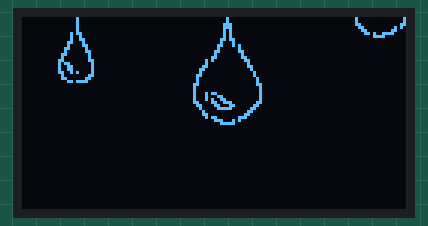
This sketch was run on a simulated Arduino Uno, built with avr-gcc and run on an emulated ATmega328P. Shown: 128×64 one-colour display.

Above: at 0.27 s.
At 1.04 s:
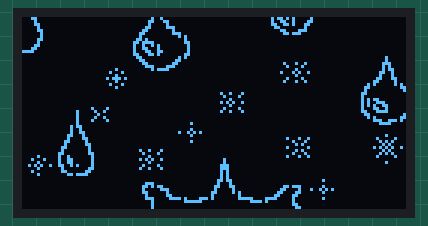
At 1.43 s:
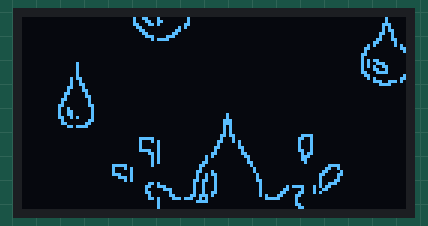

Measured:
- by itself, everything shown: repeats every 1.5 s, in 4 steps

The sketch:

water.ino
```cpp
/*
Basic Setup 1 - runs faster, but uses more memory
*/

#include <Arduino.h>
#include <U8g2lib.h>

#ifdef U8X8_HAVE_HW_SPI
#include <SPI.h>
#endif
#ifdef U8X8_HAVE_HW_I2C
#include <Wire.h>
#endif

/*
  U8glib Example Overview:
    Frame Buffer Examples: clearBuffer/sendBuffer. Fast, but may not work with all Arduino boards because of RAM consumption
    Page Buffer Examples: firstPage/nextPage. Less RAM usage, should work with all Arduino boards.
    U8x8 Text Only Example: No RAM usage, direct communication with display controller. No graphics, 8x8 Text only.

*/

U8G2_SH1106_128X64_NONAME_F_HW_I2C u8g2(U8G2_R0, /* reset=*/ U8X8_PIN_NONE);

// BITMAP FOR WATER FRAME 1
#define waterOne_width 128
#define waterOne_height 64
static const unsigned char waterOne_bits[] PROGMEM = {
 0x00, 0x00, 0x04, 0x00, 0x00, 0x00, 0x00, 0x00, 0x10, 0x00, 0x00, 0x00,
  0x00, 0x80, 0x00, 0x80, 0x00, 0x00, 0x04, 0x00, 0x00, 0x00, 0x00, 0x00,
  0x10, 0x00, 0x00, 0x00, 0x00, 0x80, 0x00, 0x80, 0x00, 0x00, 0x04, 0x00,
  0x00, 0x00, 0x00, 0x00, 0x38, 0x00, 0x00, 0x00, 0x00, 0x80, 0x01, 0xC0,
  0x00, 0x00, 0x04, 0x00, 0x00, 0x00, 0x00, 0x00, 0x38, 0x00, 0x00, 0x00,
  0x00, 0x00, 0x03, 0x50, 0x00, 0x00, 0x04, 0x00, 0x00, 0x00, 0x00, 0x00,
  0x28, 0x00, 0x00, 0x00, 0x00, 0x00, 0x06, 0x18, 0x00, 0x00, 0x0D, 0x00,
  0x00, 0x00, 0x00, 0x00, 0x28, 0x00, 0x00, 0x00, 0x00, 0x00, 0x2C, 0x0F,
  0x00, 0x00, 0x09, 0x00, 0x00, 0x00, 0x00, 0x00, 0x28, 0x00, 0x00, 0x00,
  0x00, 0x00, 0xE0, 0x01, 0x00, 0x00, 0x19, 0x00, 0x00, 0x00, 0x00, 0x00,
  0x6C, 0x00, 0x00, 0x00, 0x00, 0x00, 0x00, 0x00, 0x00, 0x80, 0x11, 0x00,
  0x00, 0x00, 0x00, 0x00, 0x44, 0x00, 0x00, 0x00, 0x00, 0x00, 0x00, 0x00,
  0x00, 0x80, 0x30, 0x00, 0x00, 0x00, 0x00, 0x00, 0x46, 0x01, 0x00, 0x00,
  0x00, 0x00, 0x00, 0x00, 0x00, 0xC0, 0x20, 0x00, 0x00, 0x00, 0x00, 0x00,
  0x02, 0x01, 0x00, 0x00, 0x00, 0x00, 0x00, 0x00, 0x00, 0x40, 0x60, 0x00,
  0x00, 0x00, 0x00, 0x00, 0x03, 0x03, 0x00, 0x00, 0x00, 0x00, 0x00, 0x00,
  0x00, 0x60, 0x40, 0x00, 0x00, 0x00, 0x00, 0x00, 0x01, 0x02, 0x00, 0x00,
  0x00, 0x00, 0x00, 0x00, 0x00, 0x20, 0x40, 0x00, 0x00, 0x00, 0x00, 0x80,
  0x01, 0x06, 0x00, 0x00, 0x00, 0x00, 0x00, 0x00, 0x00, 0x30, 0xC0, 0x00,
  0x00, 0x00, 0x00, 0xA0, 0x00, 0x0C, 0x00, 0x00, 0x00, 0x00, 0x00, 0x00,
  0x00, 0xD0, 0x80, 0x00, 0x00, 0x00, 0x00, 0x20, 0x00, 0x08, 0x00, 0x00,
  0x00, 0x00, 0x00, 0x00, 0x00, 0x90, 0x81, 0x00, 0x00, 0x00, 0x00, 0x30,
  0x00, 0x18, 0x00, 0x00, 0x00, 0x00, 0x00, 0x00, 0x00, 0x90, 0x81, 0x00,
  0x00, 0x00, 0x00, 0x18, 0x00, 0x10, 0x00, 0x00, 0x00, 0x00, 0x00, 0x00,
  0x00, 0x30, 0x85, 0x00, 0x00, 0x00, 0x00, 0x08, 0x00, 0x20, 0x00, 0x00,
  0x00, 0x00, 0x00, 0x00, 0x00, 0x20, 0xC0, 0x00, 0x00, 0x00, 0x00, 0x0C,
  0x00, 0x20, 0x00, 0x00, 0x00, 0x00, 0x00, 0x00, 0x00, 0x60, 0x60, 0x00,
  0x00, 0x00, 0x00, 0x04, 0x00, 0x40, 0x00, 0x00, 0x00, 0x00, 0x00, 0x00,
  0x00, 0x80, 0x3D, 0x00, 0x00, 0x00, 0x00, 0x04, 0x00, 0x40, 0x00, 0x00,
  0x00, 0x00, 0x00, 0x00, 0x00, 0x00, 0x00, 0x00, 0x00, 0x00, 0x00, 0x06,
  0x00, 0xC0, 0x00, 0x00, 0x00, 0x00, 0x00, 0x00, 0x00, 0x00, 0x00, 0x00,
  0x00, 0x00, 0x00, 0x02, 0x00, 0x80, 0x00, 0x00, 0x00, 0x00, 0x00, 0x00,
  0x00, 0x00, 0x00, 0x00, 0x00, 0x00, 0x00, 0x02, 0x00, 0x80, 0x00, 0x00,
  0x00, 0x00, 0x00, 0x00, 0x00, 0x00, 0x00, 0x00, 0x00, 0x00, 0x00, 0xA2,
  0x01, 0x80, 0x00, 0x00, 0x00, 0x00, 0x00, 0x00, 0x00, 0x00, 0x00, 0x00,
  0x00, 0x00, 0x00, 0x22, 0x06, 0x80, 0x00, 0x00, 0x00, 0x00, 0x00, 0x00,
  0x00, 0x00, 0x00, 0x00, 0x00, 0x00, 0x00, 0xA2, 0x0C, 0x80, 0x00, 0x00,
  0x00, 0x00, 0x00, 0x00, 0x00, 0x00, 0x00, 0x00, 0x00, 0x00, 0x00, 0x86,
  0x39, 0xC0, 0x00, 0x00, 0x00, 0x00, 0x00, 0x00, 0x00, 0x00, 0x00, 0x00,
  0x00, 0x00, 0x00, 0x0C, 0x63, 0x60, 0x00, 0x00, 0x00, 0x00, 0x00, 0x00,
  0x00, 0x00, 0x00, 0x00, 0x00, 0x00, 0x00, 0x08, 0x3E, 0x30, 0x00, 0x00,
  0x00, 0x00, 0x00, 0x00, 0x00, 0x00, 0x00, 0x00, 0x00, 0x00, 0x00, 0x10,
  0x00, 0x18, 0x00, 0x00, 0x00, 0x00, 0x00, 0x00, 0x00, 0x00, 0x00, 0x00,
  0x00, 0x00, 0x00, 0x30, 0x00, 0x0C, 0x00, 0x00, 0x00, 0x00, 0x00, 0x00,
  0x00, 0x00, 0x00, 0x00, 0x00, 0x00, 0x00, 0xA0, 0x01, 0x07, 0x00, 0x00,
  0x00, 0x00, 0x00, 0x00, 0x00, 0x00, 0x00, 0x00, 0x00, 0x00, 0x00, 0x00,
  0x47, 0x01, 0x00, 0x00, 0x00, 0x00, 0x00, 0x00, 0x00, 0x00, 0x00, 0x00,
  0x00, 0x00, 0x00, 0x00, 0x7C, 0x00, 0x00, 0x00, 0x00, 0x00, 0x00, 0x00,
  0x00, 0x00, 0x00, 0x00, 0x00, 0x00, 0x00, 0x00, 0x00, 0x00, 0x00, 0x00,
  0x00, 0x00, 0x00, 0x00, 0x00, 0x00, 0x00, 0x00, 0x00, 0x00, 0x00, 0x00,
  0x00, 0x00, 0x00, 0x00, 0x00, 0x00, 0x00, 0x00, 0x00, 0x00, 0x00, 0x00,
  0x00, 0x00, 0x00, 0x00, 0x00, 0x00, 0x00, 0x00, 0x00, 0x00, 0x00, 0x00,
  0x00, 0x00, 0x00, 0x00, 0x00, 0x00, 0x00, 0x00, 0x00, 0x00, 0x00, 0x00,
  0x00, 0x00, 0x00, 0x00, 0x00, 0x00, 0x00, 0x00, 0x00, 0x00, 0x00, 0x00,
  0x00, 0x00, 0x00, 0x00, 0x00, 0x00, 0x00, 0x00, 0x00, 0x00, 0x00, 0x00,
  0x00, 0x00, 0x00, 0x00, 0x00, 0x00, 0x00, 0x00, 0x00, 0x00, 0x00, 0x00,
  0x00, 0x00, 0x00, 0x00, 0x00, 0x00, 0x00, 0x00, 0x00, 0x00, 0x00, 0x00,
  0x00, 0x00, 0x00, 0x00, 0x00, 0x00, 0x00, 0x00, 0x00, 0x00, 0x00, 0x00,
  0x00, 0x00, 0x00, 0x00, 0x00, 0x00, 0x00, 0x00, 0x00, 0x00, 0x00, 0x00,
  0x00, 0x00, 0x00, 0x00, 0x00, 0x00, 0x00, 0x00, 0x00, 0x00, 0x00, 0x00,
  0x00, 0x00, 0x00, 0x00, 0x00, 0x00, 0x00, 0x00, 0x00, 0x00, 0x00, 0x00,
  0x00, 0x00, 0x00, 0x00, 0x00, 0x00, 0x00, 0x00, 0x00, 0x00, 0x00, 0x00,
  0x00, 0x00, 0x00, 0x00, 0x00, 0x00, 0x00, 0x00, 0x00, 0x00, 0x00, 0x00,
  0x00, 0x00, 0x00, 0x00, 0x00, 0x00, 0x00, 0x00, 0x00, 0x00, 0x00, 0x00,
  0x00, 0x00, 0x00, 0x00, 0x00, 0x00, 0x00, 0x00, 0x00, 0x00, 0x00, 0x00,
  0x00, 0x00, 0x00, 0x00, 0x00, 0x00, 0x00, 0x00, 0x00, 0x00, 0x00, 0x00,
  0x00, 0x00, 0x00, 0x00, 0x00, 0x00, 0x00, 0x00, 0x00, 0x00, 0x00, 0x00,
  0x00, 0x00, 0x00, 0x00, 0x00, 0x00, 0x00, 0x00, 0x00, 0x00, 0x00, 0x00,
  0x00, 0x00, 0x00, 0x00, 0x00, 0x00, 0x00, 0x00, 0x00, 0x00, 0x00, 0x00,
  0x00, 0x00, 0x00, 0x00, 0x00, 0x00, 0x00, 0x00, 0x00, 0x00, 0x00, 0x00,
  0x00, 0x00, 0x00, 0x00, 0x00, 0x00, 0x00, 0x00, 0x00, 0x00, 0x00, 0x00,
  0x00, 0x00, 0x00, 0x00, 0x00, 0x00, 0x00, 0x00, 0x00, 0x00, 0x00, 0x00,
  0x00, 0x00, 0x00, 0x00, 0x00, 0x00, 0x00, 0x00, 0x00, 0x00, 0x00, 0x00,
  0x00, 0x00, 0x00, 0x00, 0x00, 0x00, 0x00, 0x00, 0x00, 0x00, 0x00, 0x00,
  0x00, 0x00, 0x00, 0x00, 0x00, 0x00, 0x00, 0x00, 0x00, 0x00, 0x00, 0x00,
  0x00, 0x00, 0x00, 0x00, 0x00, 0x00, 0x00, 0x00, 0x00, 0x00, 0x00, 0x00,
  0x00, 0x00, 0x00, 0x00, 0x00, 0x00, 0x00, 0x00, 0x00, 0x00, 0x00, 0x00,
  0x00, 0x00, 0x00, 0x00, 0x00, 0x00, 0x00, 0x00, 0x00, 0x00, 0x00, 0x00,
  0x00, 0x00, 0x00, 0x00, 0x00, 0x00, 0x00, 0x00, 0x00, 0x00, 0x00, 0x00,
  0x00, 0x00, 0x00, 0x00, 0x00, 0x00, 0x00, 0x00, 0x00, 0x00, 0x00, 0x00,
  0x00, 0x00, 0x00, 0x00, 0x00, 0x00, 0x00, 0x00, 0x00, 0x00, 0x00, 0x00,
  0x00, 0x00, 0x00, 0x00, 0x00, 0x00, 0x00, 0x00, 0x00, 0x00, 0x00, 0x00,
  0x00, 0x00, 0x00, 0x00, 0x00, 0x00, 0x00, 0x00, 0x00, 0x00, 0x00, 0x00,
  0x00, 0x00, 0x00, 0x00, 0x00, 0x00, 0x00, 0x00, 0x00, 0x00, 0x00, 0x00,
  0x00, 0x00, 0x00, 0x00, 0x00, 0x00, 0x00, 0x00, 0x00, 0x00, 0x00, 0x00,
  0x00, 0x00, 0x00, 0x00, };


// BITMAP FOR WATER FRAME 2
#define waterTwo_width 128
#define waterTwo_height 64
static const unsigned char waterTwo_bits[] PROGMEM = {
  0x00, 0x00, 0x00, 0x00, 0x20, 0x23, 0x80, 0x00, 0x00, 0x00, 0x00, 0x00,
  0x00, 0x00, 0x00, 0x02, 0x00, 0x00, 0x00, 0x00, 0x20, 0x66, 0x80, 0x00,
  0x00, 0x00, 0x00, 0x00, 0x00, 0x00, 0x00, 0x02, 0x00, 0x00, 0x00, 0x00,
  0x60, 0x2C, 0xC0, 0x00, 0x00, 0x00, 0x00, 0x00, 0x00, 0x00, 0x00, 0x07,
  0x00, 0x00, 0x00, 0x00, 0xC0, 0x00, 0x50, 0x00, 0x00, 0x00, 0x00, 0x00,
  0x00, 0x00, 0x00, 0x05, 0x00, 0x00, 0x00, 0x00, 0x80, 0x01, 0x18, 0x00,
  0x00, 0x00, 0x00, 0x00, 0x00, 0x00, 0x00, 0x0D, 0x00, 0x00, 0x00, 0x00,
  0x00, 0x03, 0x0C, 0x00, 0x00, 0x00, 0x00, 0x00, 0x00, 0x00, 0x80, 0x09,
  0x00, 0x00, 0x00, 0x00, 0x00, 0x0E, 0x07, 0x00, 0x00, 0x00, 0x00, 0x00,
  0x00, 0x00, 0x80, 0x08, 0x00, 0x00, 0x00, 0x00, 0x00, 0xE8, 0x01, 0x00,
  0x00, 0x00, 0x00, 0x00, 0x00, 0x00, 0xC0, 0x18, 0x00, 0x00, 0x00, 0x00,
  0x00, 0x00, 0x00, 0x00, 0x00, 0x00, 0x00, 0x00, 0x00, 0x00, 0x60, 0x10,
  0x00, 0x00, 0x00, 0x00, 0x00, 0x00, 0x00, 0x00, 0x00, 0x00, 0x00, 0x00,
  0x00, 0x00, 0x28, 0x50, 0x00, 0x00, 0x00, 0x00, 0x00, 0x00, 0x00, 0x00,
  0x00, 0x00, 0x00, 0x00, 0x00, 0x00, 0x0C, 0xC0, 0x00, 0x00, 0x00, 0x00,
  0x00, 0x00, 0x00, 0x00, 0x00, 0x00, 0x00, 0x00, 0x00, 0x00, 0x04, 0x80,
  0x00, 0x00, 0x00, 0x00, 0x00, 0x00, 0x00, 0x00, 0x00, 0x00, 0x00, 0x00,
  0x00, 0x00, 0x06, 0x00, 0x00, 0x00, 0x00, 0x00, 0x00, 0x00, 0x00, 0x00,
  0x00, 0x00, 0x00, 0x00, 0x00, 0x00, 0x02, 0x00, 0x00, 0x00, 0x00, 0x00,
  0x00, 0x00, 0x00, 0x00, 0x00, 0x00, 0x00, 0x00, 0x00, 0x00, 0x6A, 0x00,
  0x00, 0x00, 0x04, 0x00, 0x00, 0x00, 0x00, 0x00, 0x00, 0x00, 0x00, 0x00,
  0x00, 0x00, 0xCA, 0x01, 0x00, 0x00, 0x04, 0x00, 0x00, 0x00, 0x00, 0x00,
  0x00, 0x00, 0x00, 0x00, 0x00, 0x00, 0x2A, 0x03, 0x00, 0x00, 0x04, 0x00,
  0x00, 0x00, 0x00, 0x00, 0x00, 0x00, 0x00, 0x00, 0x00, 0x00, 0x62, 0x02,
  0x00, 0x00, 0x04, 0x00, 0x00, 0x00, 0x00, 0x00, 0x00, 0x00, 0x00, 0x00,
  0x00, 0x00, 0xC6, 0x03, 0x00, 0x00, 0x04, 0x00, 0x00, 0x00, 0x00, 0x00,
  0x00, 0x00, 0x00, 0x00, 0x00, 0x00, 0x0C, 0x80, 0x00, 0x00, 0x0D, 0x00,
  0x00, 0x00, 0x00, 0x00, 0x00, 0x00, 0x00, 0x00, 0x00, 0x00, 0x28, 0xC0,
  0x00, 0x00, 0x09, 0x00, 0x00, 0x00, 0x00, 0x00, 0x00, 0x00, 0x00, 0x00,
  0x00, 0x00, 0xE0, 0x5C, 0x00, 0x00, 0x19, 0x00, 0x00, 0x00, 0x00, 0x00,
  0x00, 0x00, 0x00, 0x00, 0x00, 0x00, 0x80, 0x07, 0x00, 0x80, 0x11, 0x00,
  0x00, 0x00, 0x00, 0x00, 0x00, 0x00, 0x00, 0x00, 0x00, 0x00, 0x00, 0x00,
  0x00, 0x80, 0x30, 0x00, 0x00, 0x00, 0x00, 0x00, 0x00, 0x00, 0x00, 0x00,
  0x00, 0x00, 0x00, 0x00, 0x00, 0xC0, 0x20, 0x00, 0x00, 0x00, 0x00, 0x00,
  0x00, 0x00, 0x00, 0x00, 0x00, 0x00, 0x00, 0x00, 0x00, 0x40, 0x60, 0x00,
  0x00, 0x00, 0x00, 0x00, 0x00, 0x00, 0x00, 0x00, 0x00, 0x00, 0x00, 0x00,
  0x00, 0x60, 0x40, 0x00, 0x00, 0x00, 0x00, 0x00, 0x00, 0x00, 0x00, 0x00,
  0x00, 0x00, 0x00, 0x00, 0x00, 0x20, 0x40, 0x00, 0x00, 0x00, 0x00, 0x00,
  0x00, 0x00, 0x00, 0x00, 0x00, 0x00, 0x00, 0x00, 0x00, 0x30, 0xC0, 0x00,
  0x00, 0x00, 0x00, 0x00, 0x00, 0x00, 0x00, 0x00, 0x00, 0x00, 0x00, 0x00,
  0x00, 0x90, 0x80, 0x00, 0x00, 0x00, 0x00, 0x00, 0x00, 0x00, 0x00, 0x00,
  0x00, 0x00, 0x00, 0x00, 0x00, 0x90, 0x81, 0x00, 0x00, 0x00, 0x00, 0x00,
  0x00, 0x00, 0x00, 0x00, 0x00, 0x00, 0x00, 0x00, 0x00, 0x90, 0x81, 0x00,
  0x00, 0x00, 0x00, 0x00, 0x10, 0x00, 0x00, 0x00, 0x00, 0x00, 0x00, 0x00,
  0x00, 0x30, 0x85, 0x00, 0x00, 0x00, 0x00, 0x00, 0x10, 0x00, 0x00, 0x00,
  0x00, 0x00, 0x00, 0x00, 0x00, 0x20, 0xC0, 0x00, 0x00, 0x00, 0x00, 0x00,
  0x38, 0x00, 0x00, 0x00, 0x00, 0x00, 0x00, 0x00, 0x00, 0x60, 0x60, 0x00,
  0x00, 0x00, 0x00, 0x00, 0x38, 0x00, 0x00, 0x00, 0x00, 0x00, 0x00, 0x00,
  0x00, 0x80, 0x3D, 0x00, 0x00, 0x00, 0x00, 0x00, 0x28, 0x00, 0x00, 0x00,
  0x00, 0x00, 0x00, 0x00, 0x00, 0x00, 0x00, 0x00, 0x00, 0x00, 0x00, 0x00,
  0x28, 0x00, 0x00, 0x00, 0x00, 0x00, 0x00, 0x00, 0x00, 0x00, 0x00, 0x00,
  0x00, 0x00, 0x00, 0x00, 0x28, 0x00, 0x00, 0x00, 0x00, 0x00, 0x00, 0x00,
  0x00, 0x00, 0x00, 0x00, 0x00, 0x00, 0x00, 0x00, 0x6C, 0x00, 0x00, 0xE0,
  0x01, 0x00, 0x00, 0x00, 0x00, 0x00, 0x00, 0x00, 0x80, 0x0F, 0x00, 0x00,
  0x44, 0x00, 0x00, 0x30, 0x01, 0x00, 0x00, 0x00, 0x00, 0x00, 0x00, 0x00,
  0x80, 0x28, 0x00, 0x00, 0x46, 0x01, 0x00, 0x10, 0x01, 0x00, 0x00, 0x00,
  0x00, 0x00, 0x00, 0x00, 0x80, 0x20, 0x00, 0x00, 0x02, 0x01, 0x00, 0x10,
  0x01, 0x00, 0x00, 0x00, 0x00, 0x00, 0x00, 0x00, 0x80, 0x20, 0x00, 0x00,
  0x03, 0x03, 0x00, 0x10, 0x01, 0x00, 0x00, 0x00, 0x00, 0x00, 0x00, 0x00,
  0x80, 0x27, 0x00, 0x00, 0x01, 0x02, 0x00, 0x30, 0x01, 0x00, 0x00, 0x00,
  0x00, 0x00, 0x00, 0x00, 0x00, 0x2C, 0x00, 0x80, 0x01, 0x06, 0x00, 0xA0,
  0x01, 0x00, 0x00, 0x00, 0x00, 0x00, 0x00, 0x00, 0x00, 0x28, 0x00, 0xA0,
  0x00, 0x0C, 0x00, 0xE0, 0x00, 0x00, 0x00, 0x00, 0x00, 0x00, 0x00, 0x00,
  0x00, 0x28, 0x00, 0x20, 0x00, 0x08, 0x00, 0x60, 0x00, 0x00, 0x00, 0x00,
  0x00, 0x00, 0x00, 0x00, 0x00, 0x28, 0x00, 0x30, 0x00, 0x18, 0x00, 0x40,
  0x00, 0x00, 0x00, 0x00, 0x00, 0x00, 0x00, 0xC0, 0x07, 0x08, 0x00, 0x18,
  0x00, 0x10, 0x00, 0x00, 0xC0, 0x03, 0x00, 0x00, 0x00, 0x00, 0x00, 0x40,
  0x14, 0x00, 0x00, 0x08, 0x00, 0x20, 0x00, 0x00, 0x60, 0x02, 0x00, 0x00,
  0x00, 0x00, 0x00, 0x40, 0x10, 0x00, 0x00, 0x8C, 0x00, 0x20, 0x00, 0x00,
  0x30, 0x04, 0x00, 0x00, 0x00, 0x00, 0x00, 0xC0, 0x11, 0x00, 0x00, 0xA4,
  0x01, 0x40, 0x00, 0x00, 0x18, 0x06, 0x00, 0x00, 0x00, 0x00, 0x00, 0x00,
  0x17, 0x00, 0x00, 0x24, 0x01, 0x40, 0x00, 0x00, 0x08, 0x02, 0x00, 0x00,
  0x00, 0x00, 0x00, 0x00, 0x14, 0x00, 0x00, 0x36, 0x01, 0xC0, 0x00, 0x00,
  0x08, 0x03, 0x00, 0x00, 0x00, 0x00, 0x00, 0x00, 0x00, 0x2C, 0x00, 0x12,
  0x01, 0x80, 0x00, 0x00, 0xC8, 0x01, 0x00, 0x00, 0x00, 0x00, 0x00, 0x00,
  0x00, 0xE6, 0x00, 0x12, 0x01, 0x80, 0x00, 0x3D, 0x6A, 0x00, 0x00, 0x00,
  0x00, 0x00, 0x00, 0x00, 0x00, 0x82, 0x03, 0x12, 0x01, 0x80, 0x80, 0x21,
  0x32, 0x00, 0x00, 0x00, 0x00, 0x00, 0x00, 0x00, 0x00, 0x06, 0x02, 0x92,
  0x01, 0x80, 0xC0, 0x30, 0x0A, 0x00, 0x00, 0x00, 0x00, 0x00, 0x00, 0x00,
  0x00, 0x04, 0x06, 0xBB, 0x00, 0x80, 0x62, 0x18, 0x00, 0x00, 0x00, 0x00,
  0x00, 0x00, 0x00, 0x00, 0x00, 0x2C, 0xDC, 0x29, 0x00, 0x00, 0x3E, 0x08,
  0x00, 0x00, 0x00, 0x00, 0x00, 0x00, 0x00, 0x00, 0x00, 0x20, 0x00, 0x3C,
  0x00, 0x00, 0x00, 0x08, 0x00, 0x00, 0x00, 0x00, 0x00, 0x00, 0x00, 0x00,
  0x00, 0x20, 0x00, 0x00, 0x00, 0x00, 0x00, 0x18, 0x00, 0x00, 0x00, 0x00,
  0x00, 0x00, 0x00, 0x00, 0x00, 0x20, 0x00, 0x00, 0x00, 0x00, 0x00, 0x30,
  0x00, 0x00, 0x00, 0x00, };


// BITMAP FOR WATER FRAME 3
#define waterThree_width 128
#define waterThree_height 64
static const unsigned char waterThree_bits[] PROGMEM = {
   0x18, 0x00, 0x00, 0x00, 0x00, 0x48, 0x00, 0x00, 0x00, 0x00, 0x68, 0x05,
  0x01, 0x00, 0x00, 0x00, 0x10, 0x00, 0x00, 0x00, 0x00, 0x8C, 0x01, 0x00,
  0x00, 0x00, 0xC8, 0x84, 0x01, 0x00, 0x00, 0x00, 0x30, 0x00, 0x00, 0x00,
  0x00, 0x04, 0x01, 0x00, 0x00, 0x00, 0x98, 0xC5, 0x00, 0x00, 0x00, 0x00,
  0x20, 0x00, 0x00, 0x00, 0x00, 0x06, 0x07, 0x00, 0x00, 0x00, 0x30, 0x40,
  0x00, 0x00, 0x00, 0x00, 0x60, 0x00, 0x00, 0x00, 0x00, 0x03, 0x04, 0x00,
  0x00, 0x00, 0xC0, 0x70, 0x00, 0x00, 0x00, 0x00, 0x40, 0x00, 0x00, 0x00,
  0x80, 0x01, 0x1C, 0x00, 0x00, 0x00, 0x80, 0x1D, 0x00, 0x00, 0x00, 0x00,
  0x40, 0x00, 0x00, 0x00, 0x80, 0x00, 0x50, 0x00, 0x00, 0x00, 0x00, 0x00,
  0x00, 0x00, 0x00, 0x00, 0x60, 0x00, 0x00, 0x00, 0xC0, 0x02, 0x40, 0x00,
  0x00, 0x00, 0x00, 0x00, 0x00, 0x00, 0x00, 0x00, 0x20, 0x00, 0x00, 0x00,
  0x60, 0x0F, 0xC0, 0x00, 0x00, 0x00, 0x00, 0x00, 0x00, 0x00, 0x00, 0x00,
  0x30, 0x00, 0x00, 0x00, 0x20, 0x29, 0x80, 0x00, 0x00, 0x00, 0x00, 0x00,
  0x00, 0x00, 0x00, 0x00, 0x18, 0x00, 0x00, 0x00, 0x20, 0x23, 0x80, 0x00,
  0x00, 0x00, 0x00, 0x00, 0x00, 0x00, 0x00, 0x00, 0x0F, 0x00, 0x00, 0x00,
  0x20, 0x66, 0x80, 0x00, 0x00, 0x00, 0x00, 0x00, 0x00, 0x00, 0x00, 0x00,
  0x00, 0x00, 0x00, 0x00, 0x60, 0x2C, 0xC0, 0x00, 0x00, 0x00, 0x00, 0x00,
  0x00, 0x00, 0x00, 0x00, 0x00, 0x00, 0x00, 0x00, 0xC0, 0x00, 0x50, 0x00,
  0x00, 0x00, 0x00, 0x00, 0x00, 0x00, 0x00, 0x02, 0x00, 0x00, 0x00, 0x00,
  0x80, 0x01, 0x18, 0x00, 0x00, 0x00, 0x00, 0x00, 0x00, 0x00, 0x00, 0x02,
  0x00, 0x00, 0x00, 0x00, 0x00, 0x03, 0x0C, 0x00, 0x00, 0x00, 0x80, 0x48,
  0x00, 0x00, 0x00, 0x07, 0x00, 0x00, 0x00, 0x00, 0x00, 0x0E, 0x07, 0x00,
  0x00, 0x00, 0x00, 0x21, 0x00, 0x00, 0x00, 0x05, 0x00, 0x00, 0x00, 0x80,
  0x00, 0xE8, 0x01, 0x00, 0x00, 0x00, 0x00, 0x08, 0x00, 0x00, 0x00, 0x0D,
  0x00, 0x00, 0x00, 0x20, 0x02, 0x00, 0x00, 0x00, 0x00, 0x00, 0x40, 0x94,
  0x00, 0x00, 0x80, 0x09, 0x00, 0x00, 0x00, 0x80, 0x00, 0x00, 0x00, 0x00,
  0x00, 0x00, 0x00, 0x08, 0x00, 0x00, 0x80, 0x08, 0x00, 0x00, 0x00, 0xD0,
  0x05, 0x00, 0x00, 0x00, 0x00, 0x00, 0x00, 0x21, 0x00, 0x00, 0xC0, 0x18,
  0x00, 0x00, 0x00, 0x80, 0x00, 0x00, 0x00, 0x00, 0x00, 0x00, 0x80, 0x48,
  0x00, 0x00, 0x60, 0x10, 0x00, 0x00, 0x00, 0x20, 0x02, 0x00, 0x00, 0x00,
  0x00, 0x00, 0x00, 0x00, 0x00, 0x00, 0x28, 0x50, 0x00, 0x00, 0x00, 0x80,
  0x00, 0x00, 0x00, 0x00, 0x00, 0x00, 0x00, 0x00, 0x00, 0x00, 0x0C, 0xC0,
  0x00, 0x00, 0x00, 0x00, 0x00, 0x00, 0x00, 0x00, 0x00, 0x00, 0x00, 0x00,
  0x00, 0x00, 0x04, 0x80, 0x00, 0x00, 0x00, 0x00, 0x00, 0x00, 0x00, 0x00,
  0x24, 0x02, 0x00, 0x00, 0x00, 0x00, 0x06, 0x00, 0x00, 0x00, 0x00, 0x00,
  0x00, 0x00, 0x00, 0x00, 0x08, 0x01, 0x00, 0x00, 0x00, 0x00, 0x02, 0x00,
  0x00, 0x00, 0x00, 0x00, 0x00, 0x00, 0x00, 0x00, 0x20, 0x00, 0x00, 0x00,
  0x00, 0x00, 0x6A, 0x00, 0x00, 0x00, 0x00, 0x00, 0x00, 0x00, 0x00, 0x00,
  0x54, 0x02, 0x00, 0x00, 0x00, 0x00, 0xCA, 0x01, 0x00, 0x00, 0x00, 0x00,
  0x00, 0x00, 0x00, 0x00, 0x20, 0x00, 0x00, 0x00, 0x00, 0x00, 0x2A, 0x03,
  0x00, 0x00, 0x80, 0x10, 0x00, 0x00, 0x00, 0x00, 0x08, 0x01, 0x00, 0x00,
  0x00, 0x00, 0x62, 0x02, 0x00, 0x00, 0x04, 0x09, 0x00, 0x00, 0x00, 0x00,
  0x24, 0x02, 0x00, 0x00, 0x00, 0x00, 0xC6, 0x03, 0x00, 0x00, 0x04, 0x02,
  0x00, 0x00, 0x00, 0x00, 0x00, 0x00, 0x00, 0x00, 0x00, 0x00, 0x0C, 0x80,
  0x00, 0x00, 0x04, 0x09, 0x00, 0x00, 0x00, 0x00, 0x00, 0x00, 0x00, 0x00,
  0x00, 0x00, 0x28, 0xC0, 0x00, 0x00, 0x84, 0x10, 0x00, 0x00, 0x00, 0x00,
  0x00, 0x00, 0x00, 0x00, 0x00, 0x00, 0xE0, 0x5C, 0x00, 0x00, 0x04, 0x00,
  0x00, 0x00, 0x00, 0x01, 0x00, 0x00, 0x00, 0x00, 0x00, 0x00, 0x80, 0x07,
  0x00, 0x00, 0x0D, 0x00, 0x00, 0x00, 0x00, 0x00, 0x00, 0x00, 0x00, 0x00,
  0x00, 0x00, 0x00, 0x00, 0x00, 0x00, 0x09, 0x00, 0x00, 0x00, 0x00, 0x01,
  0x00, 0x00, 0x00, 0x00, 0x00, 0x00, 0x00, 0x00, 0x00, 0x00, 0x19, 0x00,
  0x00, 0x00, 0x90, 0x0A, 0x00, 0x00, 0x00, 0x00, 0x00, 0x00, 0x00, 0x00,
  0x00, 0x80, 0x11, 0x00, 0x00, 0x00, 0x00, 0x01, 0x00, 0x00, 0x00, 0x00,
  0x00, 0x00, 0x00, 0x02, 0x00, 0x80, 0x30, 0x00, 0x00, 0x00, 0x00, 0x00,
  0x00, 0x00, 0x00, 0x91, 0x00, 0x00, 0x40, 0x10, 0x00, 0xC0, 0x20, 0x00,
  0x00, 0x00, 0x00, 0x01, 0x00, 0x00, 0x00, 0x44, 0x00, 0x00, 0x80, 0x0A,
  0x00, 0x40, 0x60, 0x00, 0x00, 0x00, 0x00, 0x00, 0x00, 0x00, 0x00, 0x28,
  0x00, 0x00, 0x00, 0x05, 0x00, 0x60, 0x40, 0x00, 0x00, 0x00, 0x00, 0x00,
  0x00, 0x00, 0x00, 0x81, 0x00, 0x00, 0xA0, 0x4A, 0x00, 0x20, 0x40, 0x00,
  0x80, 0x44, 0x00, 0x00, 0x00, 0x00, 0x00, 0x28, 0x00, 0x00, 0x00, 0x05,
  0x00, 0x30, 0xC0, 0x00, 0x00, 0x21, 0x00, 0x00, 0x00, 0x00, 0x00, 0x44,
  0x00, 0x00, 0x80, 0x0A, 0x20, 0x90, 0x80, 0x00, 0x00, 0x04, 0x00, 0x00,
  0x00, 0x00, 0x00, 0x91, 0x00, 0x00, 0x40, 0x10, 0x88, 0x90, 0x81, 0x00,
  0x80, 0x4A, 0x00, 0x00, 0x08, 0x00, 0x00, 0x00, 0x00, 0x00, 0x00, 0x00,
  0x20, 0x90, 0x81, 0x00, 0x00, 0x04, 0x00, 0x00, 0x08, 0x00, 0x00, 0x00,
  0x00, 0x00, 0x00, 0x02, 0x54, 0x32, 0x85, 0x00, 0x00, 0x21, 0x00, 0x00,
  0x1C, 0x00, 0x00, 0x00, 0x00, 0x00, 0x00, 0x00, 0x20, 0x20, 0xC0, 0x00,
  0x80, 0x44, 0x00, 0x00, 0x1C, 0x00, 0x00, 0x00, 0x00, 0x00, 0x00, 0x00,
  0x08, 0x60, 0x60, 0x00, 0x00, 0x00, 0x00, 0x00, 0x14, 0x00, 0x00, 0x00,
  0x00, 0x00, 0x00, 0x00, 0x20, 0x80, 0x3D, 0x00, 0x00, 0x00, 0x00, 0x00,
  0x14, 0x00, 0x00, 0x00, 0x00, 0x00, 0x00, 0x00, 0x00, 0x00, 0x00, 0x00,
  0x00, 0x00, 0x00, 0x00, 0x14, 0x00, 0x00, 0x00, 0x00, 0x00, 0x00, 0x00,
  0x00, 0x00, 0x00, 0x00, 0x00, 0x00, 0x00, 0x00, 0x36, 0x00, 0x00, 0x00,
  0x10, 0x00, 0x00, 0x00, 0x00, 0x00, 0x00, 0x00, 0x00, 0x0E, 0x00, 0x00,
  0x22, 0x00, 0x00, 0x00, 0x00, 0x00, 0x00, 0x00, 0x00, 0x00, 0x00, 0x00,
  0x00, 0x6B, 0x00, 0x00, 0x63, 0x00, 0x80, 0x1D, 0x10, 0x00, 0x00, 0x00,
  0x00, 0x00, 0x00, 0x00, 0x00, 0xC1, 0x01, 0x00, 0x41, 0x00, 0xC0, 0x10,
  0xA9, 0x00, 0x00, 0x00, 0x00, 0x00, 0x00, 0x00, 0x00, 0x03, 0x01, 0x80,
  0x41, 0x01, 0x60, 0x18, 0x10, 0x00, 0x00, 0x00, 0x00, 0x00, 0x00, 0x00,
  0x00, 0x02, 0x03, 0x80, 0x00, 0x01, 0x30, 0x0C, 0x00, 0x00, 0x00, 0x00,
  0x00, 0x00, 0x00, 0x00, 0x00, 0x0E, 0x5E, 0xB8, 0x00, 0x1F, 0x1E, 0x04,
  0x10, 0x00, 0x00, 0x00, 0x00, 0x00, 0x00, 0x00, 0x00, 0x08, 0xC0, 0x0F,
  0x00, 0xF0, 0x02, 0x04, 0x00, 0x00, 0x00, 0x00, 0x00, 0x00, 0x00, 0x00,
  0x00, 0x08, 0x00, 0x00, 0x00, 0x00, 0x00, 0x0C, 0x00, 0x00, 0x00, 0x00,
  0x00, 0x00, 0x00, 0x00, 0x00, 0x08, 0x00, 0x00, 0x00, 0x00, 0x00, 0x18,
  0x00, 0x00, 0x00, 0x00, };


//// GLOBAL VARIABLES
const int framesPerSecond = 3;


////////// HERE ARE WHERE THE INSTRUCTIONS FOR ANIMATION FRAMES GO
//NOTE: screen dimensions: 128x64
//NOTE: use the u8g2 library to write instructions for drawing images (for example using the shape and line functions)
//NOTE: only add your desired drawing functions, buffering/clearing/timing is handled for you :)
// https://github.com/olikraus/u8g2/wiki/u8g2reference#drawbox
//
void waterFrame1(void) {  //THE FIRST FRAME OF THE 'HAPPY' ANIMATION
  u8g2.drawXBMP(0, 0, waterOne_width, waterOne_height, waterOne_bits);
}
void waterFrame2(void) {  //THE SECOND FRAME OF THE 'HAPPY' ANIMATION
  u8g2.drawXBMP(0, 0, waterTwo_width, waterTwo_height, waterTwo_bits);
}
void waterFrame3(void) {  //THE THIRD FRAME OF THE 'HAPPY' ANIMATION
  u8g2.drawXBMP(0, 0, waterThree_width, waterThree_height, waterThree_bits);
}

//////////END OF ANIMATION FRAME INSTRUCTIONS

void setup(void) {
  u8g2.begin();
  u8g2.setFont(u8g2_font_ncenB14_tr);
}

void loop(void) {
  animateScreen();
}

//// YOU DO NOT HAVE TO MODIFY THE REST OF THE CODE:
void animateScreen() {
    u8g2.clearBuffer();
    waterFrame1();
    u8g2.sendBuffer();
    delay(1000/framesPerSecond);

    u8g2.clearBuffer();
    waterFrame2();
    u8g2.sendBuffer();
    delay(1000/framesPerSecond);

    u8g2.clearBuffer();
    waterFrame3();
    u8g2.sendBuffer();
    delay(1000/framesPerSecond);

    u8g2.clearBuffer();
    waterFrame2();
    u8g2.sendBuffer();
    delay(1000/framesPerSecond);
  }
```
